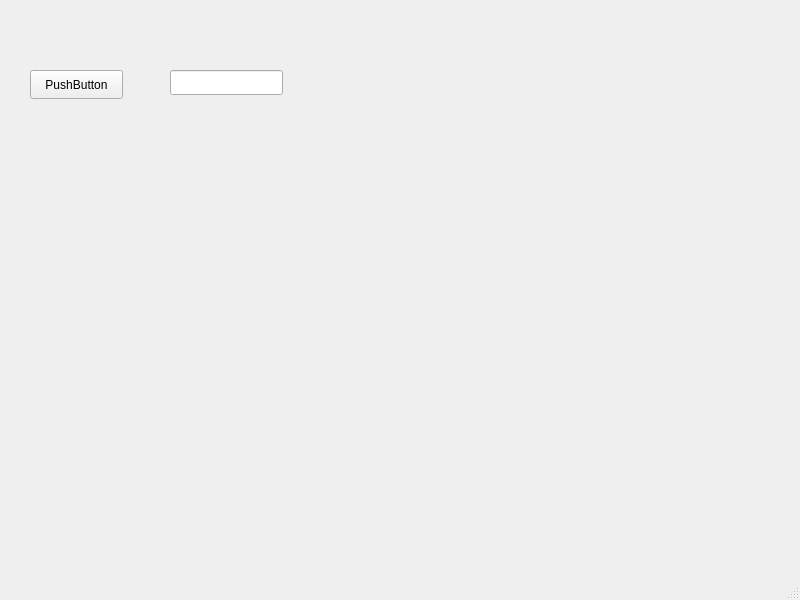
<?xml version="1.0" encoding="UTF-8"?>
<ui version="4.0">
 <class>MainWindow</class>
 <widget class="QMainWindow" name="MainWindow">
  <property name="geometry">
   <rect>
    <x>0</x>
    <y>0</y>
    <width>800</width>
    <height>600</height>
   </rect>
  </property>
  <property name="windowTitle">
   <string>MainWindow</string>
  </property>
  <widget class="QWidget" name="centralwidget">
   <widget class="QPushButton" name="nappi">
    <property name="geometry">
     <rect>
      <x>30</x>
      <y>70</y>
      <width>93</width>
      <height>29</height>
     </rect>
    </property>
    <property name="text">
     <string>PushButton</string>
    </property>
   </widget>
   <widget class="QLineEdit" name="naytto">
    <property name="geometry">
     <rect>
      <x>170</x>
      <y>70</y>
      <width>113</width>
      <height>25</height>
     </rect>
    </property>
   </widget>
  </widget>
  <widget class="QMenuBar" name="menubar">
   <property name="geometry">
    <rect>
     <x>0</x>
     <y>0</y>
     <width>800</width>
     <height>18</height>
    </rect>
   </property>
  </widget>
  <widget class="QStatusBar" name="statusbar"/>
 </widget>
 <resources/>
 <connections/>
</ui>
